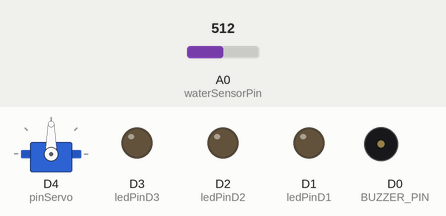
The sketch below on a simulated ESP8266 (NodeMCU). Shown: servo, output pins drawn as LEDs (lit = HIGH), buzzer (waves = sounding, pin HIGH). Inputs (shaded band) come from the test bench; at power-on: A0 (waterSensorPin) = 512. WiFi joins after 1.5 s; servers stay silent unless stated; network time is answered at once with the bench clock; uploads are accepted with an empty reply; the local clock reads 2024-03-15 10:24:30 at power-on unless the sketch sets it; what the sketch prints to the serial monitor is not drawn.

Above: at 3.1 s.
3.2 s: A0 (waterSensorPin) set to 630
6.4 s: A0 (waterSensorPin) set to 652
At 6.85 s:
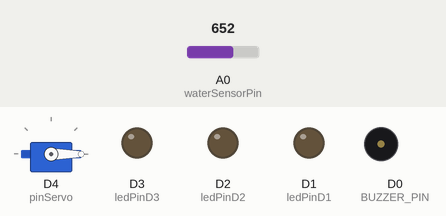
13.1 s: A0 (waterSensorPin) set to 511
19.0 s: A0 (waterSensorPin) set to 716
25.7 s: A0 (waterSensorPin) set to 306
At 28.0 s:
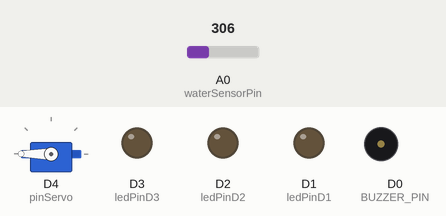
Timing chart, 0 to 33.2 s (numbered marks = the images above; inputs shaded):
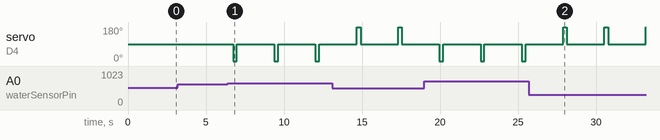

Measured:
- the behaviour switches between 639 and 640 on A0 (waterSensorPin) (found by bisection; images 0 and 1)
- after the input at 3.2 s, every drawn part: stays the same
- after the input at 6.4 s, servo on D4 (pinServo): alternates 90° for 2.4 s and 0° for 0.24 s, starting after 0.33 s
- after the input at 25.7 s, servo on D4 (pinServo): alternates 180° for 0.25 s and 90° for 2.4 s, starting after 2.2 s

The sketch:

MonitoringBanjir.ino
```cpp
#include <ESP8266WebServer.h>
#include <ESP8266HTTPClient.h>
#include <WiFiClient.h>
#include <ArduinoJson.h>

#include <NTPClient.h>
#include <WiFiUdp.h>

#include <Servo.h>

//wifi
const char* ssid = "Kedai Kopi ARKHA";
const char* password = "sukasuka";

String serverUrl = "http://192.168.1.22";
String token_sensor = "64c52b96bf31f_1690643350";

WiFiUDP ntpUDP;
NTPClient timeClient(ntpUDP, "pool.ntp.org");

//daya tampung array
DynamicJsonDocument tampungdata(500);
DynamicJsonDocument postData(500);
DynamicJsonDocument tanggapanPostData(500);

//servo
const int pinServo = D4;
Servo myServo;
int nilaiPutar = 90;
int tinggi = 0;
int tinggiMax = 4;

//watersensorpin
const int waterSensorPin = A0;

//buzzer dan led
int notif = 0;
const int ledPinD1 = D1;  // Pin LED untuk nilai 1
const int ledPinD2 = D2;  // Pin LED untuk nilai 2
const int ledPinD3 = D3;  // Pin LED untuk nilai 3
#define BUZZER_PIN D0


void setup() {
  Serial.begin(115200);
  WiFi.begin(ssid, password);

  Serial.print("Connecting");
  while (WiFi.status() != WL_CONNECTED) {
    Serial.print(".");
    delay(500);
  }

  Serial.print("Successfully connected to : ");
  Serial.println(ssid);
  Serial.print("IP address: ");
  Serial.println(WiFi.localIP());

  timeClient.begin();
  timeClient.setTimeOffset(0);

  myServo.attach(pinServo);
  stopServo();
  pinMode(ledPinD1, OUTPUT);
  pinMode(ledPinD2, OUTPUT);
  pinMode(ledPinD3, OUTPUT);
  pinMode(BUZZER_PIN, OUTPUT);

  dataServer();

}

void loop() {

 gerak();

 delay(2000);
}


void dataServer() {
   HTTPClient http;
   WiFiClient client;
   String url = "/banjir/public/api/alat/data";
   url = serverUrl + url;
   client.connect(serverUrl, 80);
   http.begin(client, url);

   int httpResponseCode = http.GET();

   if (httpResponseCode == HTTP_CODE_OK) {
      String response = http.getString();

      deserializeJson(tampungdata, response);
      Serial.println(response);

      JsonObject obj = tampungdata.as<JsonObject>();
      tinggi = obj["tinggi"];
      tinggiMax = obj["tinggiMax"];

   }else {
      Serial.print("Gagal mengambil data. Kode respons: ");
      Serial.println(http.errorToString(httpResponseCode));
   }
}


void gerak(){
    int nilai = waterSensor();

    if(nilai>= 63) {
      if(tinggi<tinggiMax){
        naik();
      }
    }else if(nilai > 25){
      if(tinggi>0){
        turun();
      }
    }else if (nilai <= 10) {
      if(tinggi>0){
        turun();
      }
    }

    upload();
}

void upload() {
  timeClient.update();
  time_t epochTime = timeClient.getEpochTime();
  String kirim = "";

  JsonObject datasensor = postData.to<JsonObject>();
  datasensor["tinggi"] = tinggi;
  datasensor["waktu"] = epochTime;

  HTTPClient http;
  WiFiClient client;
  String url = "/banjir/public/api/alat/sensor/post";
  url = serverUrl + url;

  serializeJson(datasensor, kirim);

  Serial.println(kirim);

  client.connect(serverUrl, 80);
  http.begin(client, url);

  http.addHeader("Content-Type", "application/json");
  http.addHeader("token-sensor", String(token_sensor));
  int httpResponseCode = http.POST(kirim);

  if (httpResponseCode == HTTP_CODE_OK) {
    String response = http.getString();
    deserializeJson(tanggapanPostData, response);

    JsonObject obj = tanggapanPostData.as<JsonObject>();
    int buzzer = obj["buzzer"].as<int>();
    int led = obj["led"].as<int>();

    if(notif != buzzer) {
      notif = buzzer;
      notifikasi(notif);
    }
    notifikasiLED(led);

  }else {
    Serial.print("Gagal mengambil data upload");
  }

  tanggapanPostData.clear();
  postData.clear();

}


int waterSensor() {
  int rawValue = analogRead(waterSensorPin);  // Baca nilai analog dari sensor air
  int waterValue = map(rawValue, 0, 1023, 0, 100);  // Mapping nilai analog menjadi persentase
  Serial.println(String(waterValue)+"Cm");
  return waterValue;  // Kembalikan nilai persentase kelembaban
}


void stopServo() {
  myServo.write(90);
}

void naik() {
    myServo.write(0);
    delay(240);
    tinggi = tinggi + 1;
    stopServo();
}

void turun() {
    myServo.write(180);
    delay(251.5);
    tinggi = tinggi - 1;
    stopServo();
}


void notifikasi(int jumlahNotifikasi) {
  for (int i = 0; i < jumlahNotifikasi; i++) {
    digitalWrite(BUZZER_PIN, HIGH);
    if(jumlahNotifikasi == 2){
        delay(2000);
    }else if(jumlahNotifikasi == 1){
        delay(4000);
    }

    digitalWrite(BUZZER_PIN, LOW);
    if(jumlahNotifikasi == 2){
        delay(1000);
    }
  }
}

void notifikasiLED(int nilai) {
  if (nilai == 1) {
      digitalWrite(ledPinD1, HIGH);
      digitalWrite(ledPinD2, LOW);
      digitalWrite(ledPinD3, LOW);
      Serial.println("Hijau");
  } else if (nilai == 2) {
      digitalWrite(ledPinD2, HIGH);
      digitalWrite(ledPinD1, LOW);
      digitalWrite(ledPinD3, LOW);
      Serial.println("Kuning");
  } else if (nilai == 3) {
      digitalWrite(ledPinD3, HIGH);
      digitalWrite(ledPinD2, LOW);
      digitalWrite(ledPinD1, LOW);
      Serial.println("Merah");
  }
}
```
